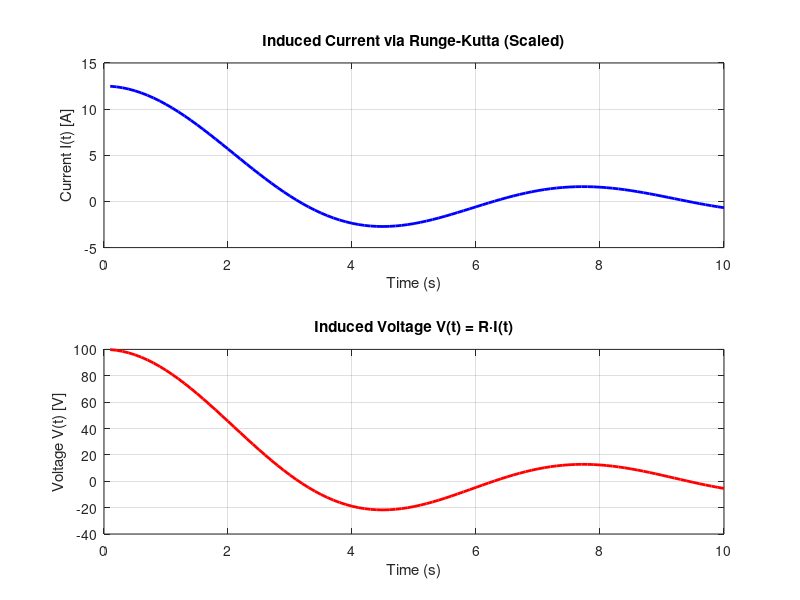

This figure's MATLAB source:
clc; clear; close all;

R = 8;                     % Resistencia en ohms
A = 12.5;                  % Corriente
t0 = 0.1;                  % Tiempo inicial
tf = 10;                   % Tiempo final
h = 0.1;                   % Paso de integración
t = t0:h:tf;               % Vector de tiempo
I = zeros(size(t));        % Inicializar corriente (A)

% Condicion inicial
I(1) = A * sin(t0)/t0;

% Derivada
f = @(t) A * (t .* cos(t) - sin(t)) ./ (t.^2);

% Runge-Kutta 4to orden
for i = 1:length(t)-1
    k1 = h * f(t(i));
    k2 = h * f(t(i) + h/2);
    k3 = h * f(t(i) + h/2);
    k4 = h * f(t(i) + h);
    I(i+1) = I(i) + (1/6)*(k1 + 2*k2 + 2*k3 + k4);
end

% Voltaje inducido en V
V = R * I;

% Graficar corriente
subplot(2,1,1);
plot(t, I, 'b', 'LineWidth', 2);
xlabel('Time (s)');
ylabel('Current I(t) [A]');
title('Induced Current via Runge-Kutta (Scaled)');
grid on;

% Graficar voltaje
subplot(2,1,2);
plot(t, V, 'r', 'LineWidth', 2);
xlabel('Time (s)');
ylabel('Voltage V(t) [V]');
title('Induced Voltage V(t) = R·I(t)');
grid on;

% Valor maximo voltaje 
fprintf('Máximo voltaje inducido: %.2f V\n', max(V));
